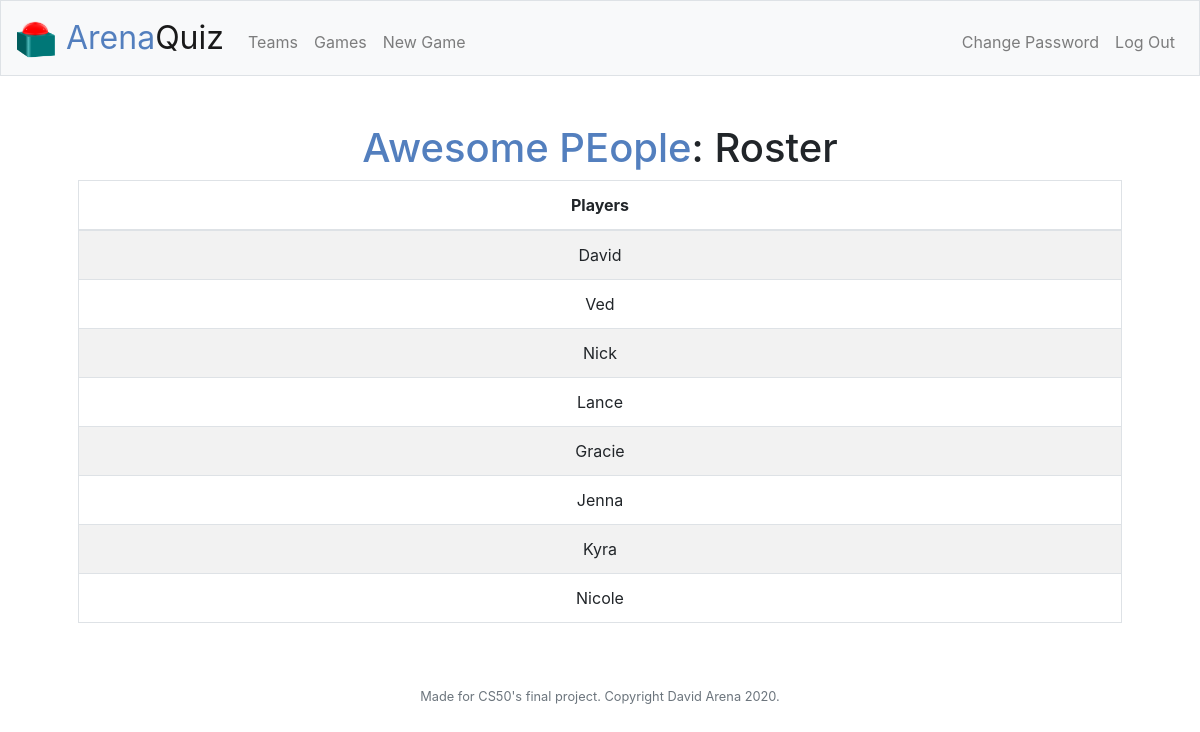
Page /view_team?team_id=3 (signed in) on the committed database.
### tables this page shows
CREATE TABLE teams (id INTEGER PRIMARY KEY, user_id INTEGER NOT NULL, name TEXT NOT NULL, FOREIGN KEY (user_id) REFERENCES users(id));

CREATE TABLE players (id INTEGER PRIMARY KEY, user_id INTEGER NOT NULL, name TEXT NOT NULL, team_id INTEGER, FOREIGN KEY (user_id) REFERENCES users(id), FOREIGN KEY (team_id) REFERENCES teams(id));

### app.py (the view)
@app.route("/view_team", methods=["GET"])
@login_required
def view_team():
    if request.method == "GET":
        name = db.execute("SELECT name FROM teams WHERE user_id = ? AND id = ?", session["user_id"], request.args.get("team_id"))
        if not name:
            return apology("Team not found", 404)
        players = db.execute("SELECT name FROM players WHERE user_id = ? AND team_id = ?", session["user_id"], request.args.get("team_id"))
        return render_template("view_team.html", name=name[0]['name'], players=players)

### app.py (called while the page is built)
@app.after_request
def after_request(response):
    response.headers["Cache-Control"] = "no-cache, no-store, must-revalidate"
    response.headers["Expires"] = 0
    response.headers["Pragma"] = "no-cache"
    return response

### helpers.py (called while the page is built)
def login_required(f):
    @wraps(f)
    def decorated_function(*args, **kwargs):
        if session.get("user_id") is None:
            return redirect("/login")
        return f(*args, **kwargs)
    return decorated_function

### templates/view_team.html (shortened to what this page needs)
{% extends "layout.html" %}
{% block main %}
    <h1><span class="bluetext">{{ name }}</span>: Roster</h1>
    <table class="table table-striped table-bordered">
        <thead>
            <tr>
                <th>Players</th>
            </tr>
        </thead>
        <tbody>
            {% for player in players %}
                <tr>
                    <td>{{ player.name }}</td>
                </tr>
            {% endfor %}
        </tbody>
    </table>
{% endblock %}

### static/styles.css (style rules this page uses)
table { margin-left: auto; margin-right: auto; width: 100%; }
.bluetext { color: #537fbe; }

### rows in the picture
teams: name "Awesome PEople"
players: name "David"
players: name "Ved"
players: name "Nick"
players: name "Lance"
players: name "Gracie"
players: name "Jenna"
players: name "Kyra"
players: name "Nicole"
